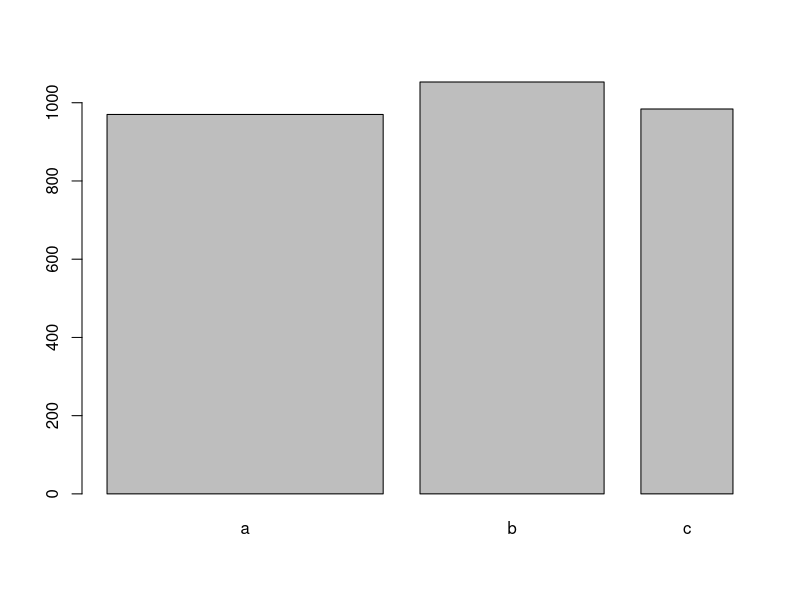

Here is the R script that generated this plot:
myname <- "Yifan Zhang"

set.seed(0207)
Space <- c("a", "a", "a", "b", "b", "c")
simulation <- sample(Space, 1000, replace = TRUE)
table(simulation)

width <- c(1/2, 1/3, 1/6)
height <- table(simulation)/width
barplot(height = height, width = width)






